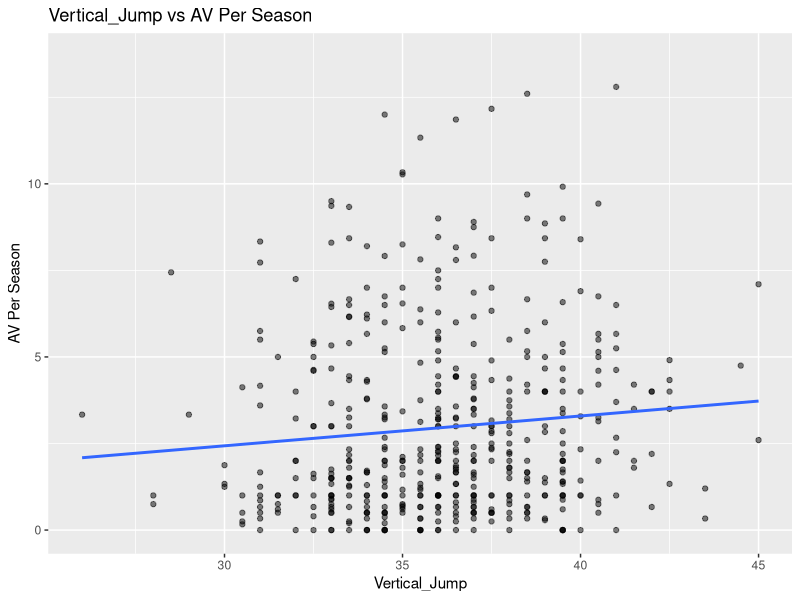
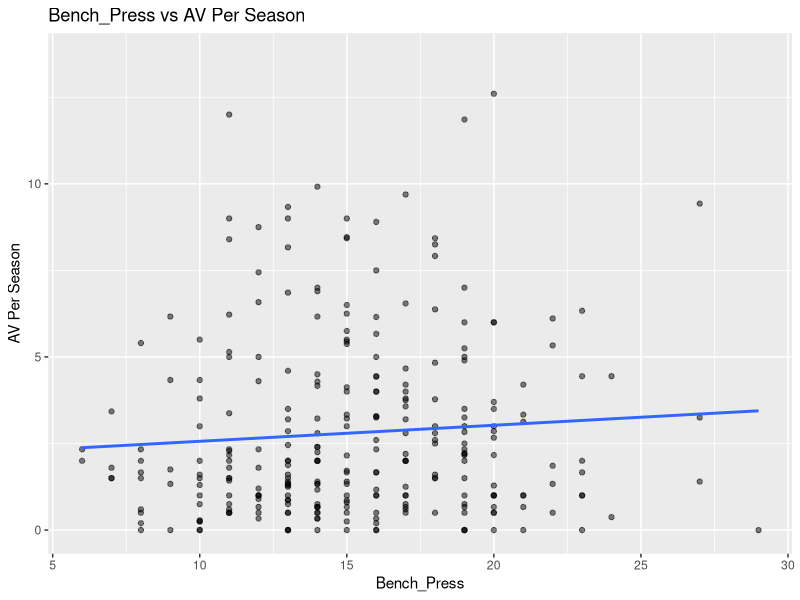
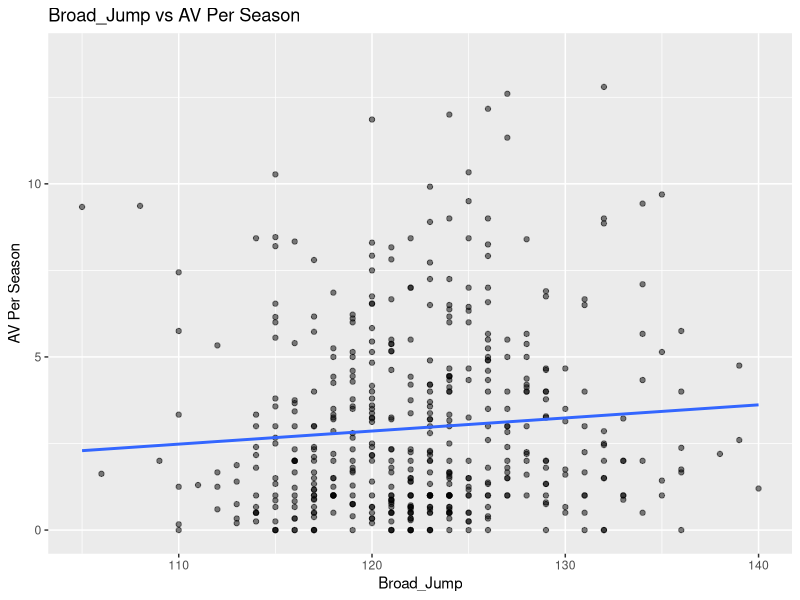
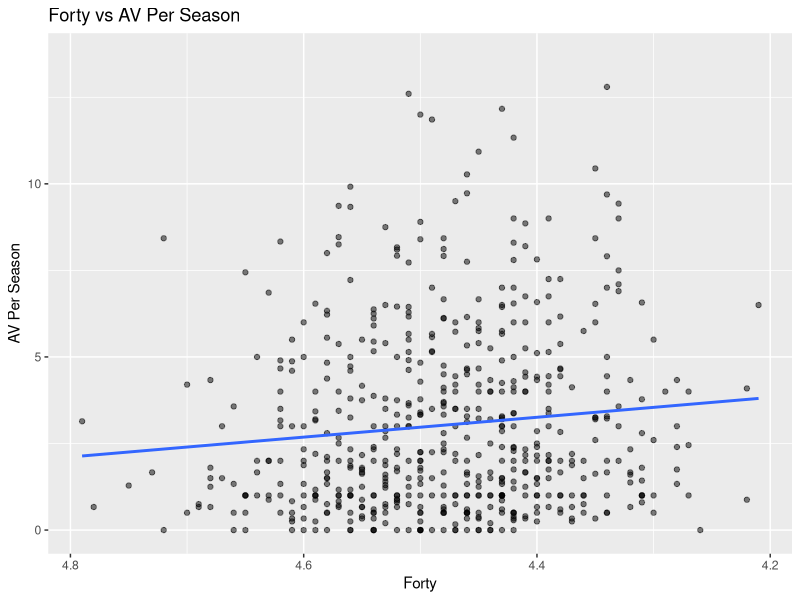
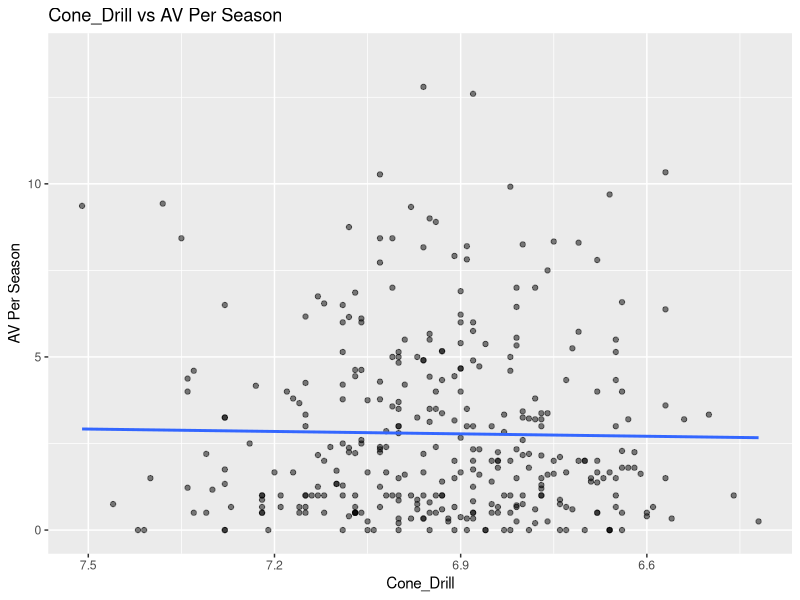
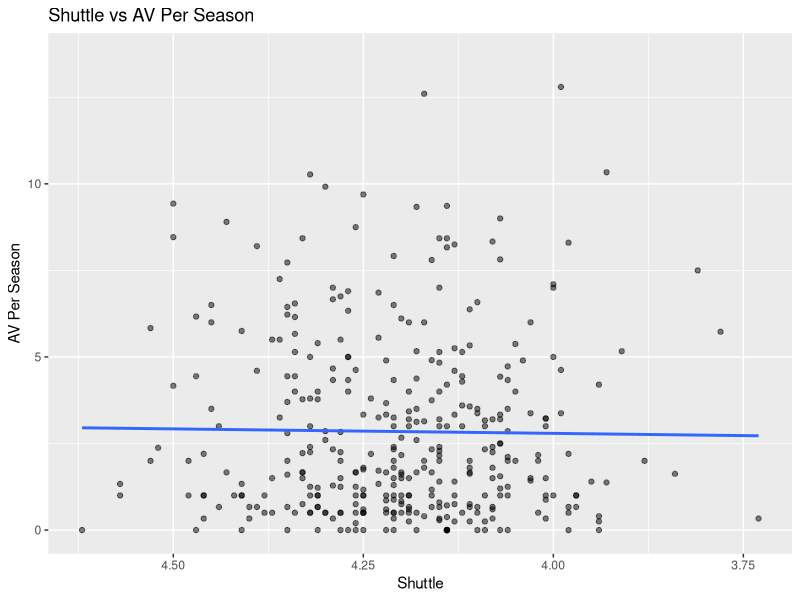
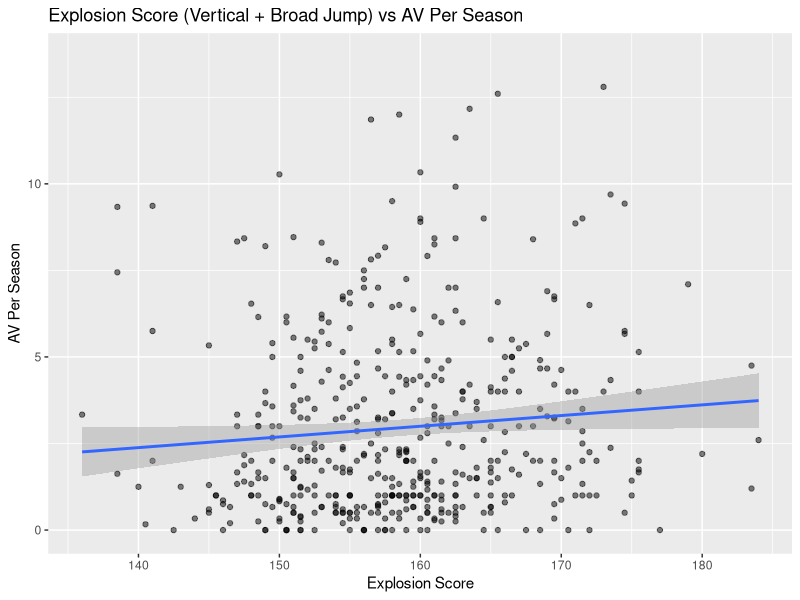
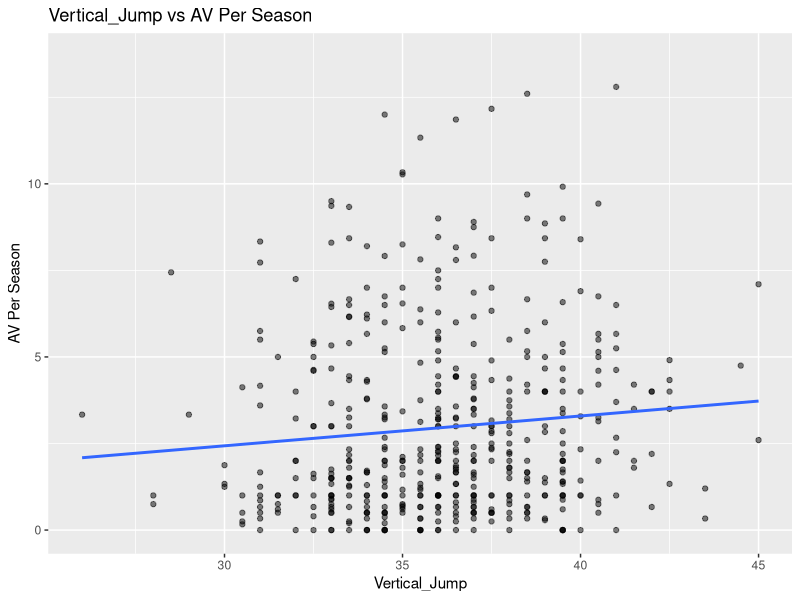

These charts were generated, in order, by the following R code:
## ---- chunk 1
knitr::opts_chunk$set(
  echo = TRUE,       # show code
  comment = "",       # drop the "##" prefix on printed output
  message = FALSE,    # hide package/import chatter (e.g. readr's column-spec messages)
  warning = FALSE      # hide non-fatal warnings from cluttering the report
)
## ---- chunk 2
library(dplyr)
library(ggplot2)
library(readr)
library(readxl)
library(stringr)
## ---- chunk 3
career_data <- read_excel("data/sportsref_download.xlsx")
combine_data <- read_csv("data/NFL_Combine_Since_2000.csv")
## ---- chunk 4
combine_wr <- combine_data %>%
  filter(Position == "WR")

career_wr <- career_data %>%
  filter(Pos == "WR", From >= 2000)
## ---- chunk 5
clean_names <- function(x) {
  x %>%
    str_to_lower() %>%
    str_replace_all("\\.", "") %>%
    str_replace_all(" jr", "") %>%
    str_replace_all(" iii", "") %>%
    str_replace_all(" ii", "") %>%
    str_squish()
}

career_wr$Player <- clean_names(career_wr$Player)
combine_wr$Player <- clean_names(combine_wr$Player)
## ---- chunk 6
merged_data <- inner_join(
  career_wr, combine_wr,
  by = c("Player", "From" = "Year")
) %>%
  distinct() %>%
  rename(
    Career_AV      = `AV...3`,
    Forty          = `40-yd Dash`,
    Vertical_Jump  = `Vertical Jump`,
    Bench_Press    = `Bench Press`,
    Broad_Jump     = `Broad Jump`,
    Cone_Drill     = `3-Cone Drill`,
    Shuttle        = `20-yd Shuttle`,
    Draft_Team     = Team.y
  ) %>%
  select(-Team.x, -Rk, -Position, -AV...9) %>%
  mutate(
    Seasons       = To - From + 1,
    AV_per_season = Career_AV / Seasons
  )

combine_metrics <- c("Forty", "Vertical_Jump", "Bench_Press",
                      "Broad_Jump", "Cone_Drill", "Shuttle")

merged_data[combine_metrics] <- lapply(merged_data[combine_metrics], as.numeric)

cat("Merged dataset:", nrow(merged_data), "wide receivers\n")
## ---- chunk 7
combine_untimed_metrics <- c("Vertical_Jump", "Bench_Press", "Broad_Jump")
combine_timed_metrics   <- c("Forty", "Cone_Drill", "Shuttle")

dir.create("plots", showWarnings = FALSE)

for (metric in combine_untimed_metrics) {
  p <- ggplot(merged_data, aes(x = .data[[metric]], y = AV_per_season)) +
    geom_point(alpha = 0.5) +
    geom_smooth(method = "lm", se = FALSE) +
    labs(title = paste(metric, "vs AV Per Season"), x = metric, y = "AV Per Season")
  ggsave(filename = paste0("plots/", metric, "_vs_AV.png"), plot = p, width = 8, height = 6)
}

for (metric in combine_timed_metrics) {
  # Lower (faster) times are better, so the x-axis is reversed for readability
  p <- ggplot(merged_data, aes(x = .data[[metric]], y = AV_per_season)) +
    geom_point(alpha = 0.5) +
    geom_smooth(method = "lm", se = FALSE) +
    scale_x_reverse() +
    labs(title = paste(metric, "vs AV Per Season"), x = metric, y = "AV Per Season")
  ggsave(filename = paste0("plots/", metric, "_vs_AV.png"), plot = p, width = 8, height = 6)
}
## ---- chunk 8
for (metric in c(combine_untimed_metrics, combine_timed_metrics)) {
  reverse_axis <- metric %in% combine_timed_metrics
  p <- ggplot(merged_data, aes(x = .data[[metric]], y = AV_per_season)) +
    geom_point(alpha = 0.5) +
    geom_smooth(method = "lm", se = FALSE) +
    labs(title = paste(metric, "vs AV Per Season"), x = metric, y = "AV Per Season")
  if (reverse_axis) p <- p + scale_x_reverse()
  print(p)
}
## ---- chunk 9
full_model <- lm(
  AV_per_season ~ Forty + Vertical_Jump + Bench_Press + Broad_Jump + Cone_Drill + Shuttle,
  data = merged_data
)
summary(full_model)
## ---- chunk 10
speed_model <- lm(
  AV_per_season ~ Forty + Shuttle + Cone_Drill,
  data = merged_data
)
summary(speed_model)
## ---- chunk 11
explosion_model <- lm(
  AV_per_season ~ Vertical_Jump + Broad_Jump,
  data = merged_data
)
summary(explosion_model)
## ---- chunk 12
merged_data <- merged_data %>%
  mutate(Explosion_Score = Vertical_Jump + Broad_Jump)

explosion_plot <- ggplot(merged_data, aes(x = Explosion_Score, y = AV_per_season)) +
  geom_point(alpha = 0.5) +
  geom_smooth(method = "lm") +
  labs(
    title = "Explosion Score (Vertical + Broad Jump) vs AV Per Season",
    x = "Explosion Score",
    y = "AV Per Season"
  )
ggsave("plots/Explosion_Score_vs_AV.png", plot = explosion_plot, width = 8, height = 6)

explosion_plot
